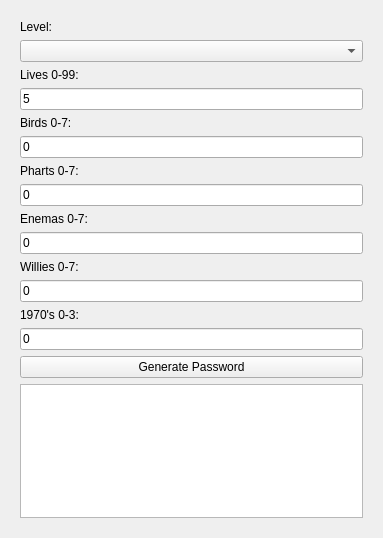
<?xml version="1.0" encoding="UTF-8"?>
<ui version="4.0">
 <class>MainWindow</class>
 <widget class="QMainWindow" name="MainWindow">
  <property name="geometry">
   <rect>
    <x>0</x>
    <y>0</y>
    <width>383</width>
    <height>538</height>
   </rect>
  </property>
  <property name="windowTitle">
   <string>SkullCrack</string>
  </property>
  <widget class="QWidget" name="centralwidget">
   <layout class="QGridLayout" name="gridLayout">
    <property name="leftMargin">
     <number>20</number>
    </property>
    <property name="topMargin">
     <number>20</number>
    </property>
    <property name="rightMargin">
     <number>20</number>
    </property>
    <property name="bottomMargin">
     <number>20</number>
    </property>
    <item row="10" column="0">
     <widget class="QLabel" name="label_6">
      <property name="text">
       <string>Willies 0-7:</string>
      </property>
     </widget>
    </item>
    <item row="6" column="0">
     <widget class="QLabel" name="label_4">
      <property name="text">
       <string>Pharts 0-7:</string>
      </property>
     </widget>
    </item>
    <item row="1" column="0">
     <widget class="QComboBox" name="levelComboBox"/>
    </item>
    <item row="12" column="0">
     <widget class="QLabel" name="label_7">
      <property name="text">
       <string>1970's 0-3:</string>
      </property>
     </widget>
    </item>
    <item row="2" column="0">
     <widget class="QLabel" name="label_2">
      <property name="text">
       <string>Lives 0-99:</string>
      </property>
     </widget>
    </item>
    <item row="0" column="0">
     <widget class="QLabel" name="label">
      <property name="text">
       <string>Level:</string>
      </property>
     </widget>
    </item>
    <item row="15" column="0">
     <widget class="QPlainTextEdit" name="outputEdit"/>
    </item>
    <item row="4" column="0">
     <widget class="QLabel" name="label_3">
      <property name="text">
       <string>Birds 0-7:</string>
      </property>
     </widget>
    </item>
    <item row="8" column="0">
     <widget class="QLabel" name="label_5">
      <property name="text">
       <string>Enemas 0-7:</string>
      </property>
     </widget>
    </item>
    <item row="13" column="0">
     <widget class="QLineEdit" name="_1970sEdit">
      <property name="text">
       <string>0</string>
      </property>
     </widget>
    </item>
    <item row="7" column="0">
     <widget class="QLineEdit" name="phartsEdit">
      <property name="text">
       <string>0</string>
      </property>
     </widget>
    </item>
    <item row="14" column="0">
     <widget class="QPushButton" name="generateButton">
      <property name="text">
       <string>Generate Password</string>
      </property>
     </widget>
    </item>
    <item row="9" column="0">
     <widget class="QLineEdit" name="enemasEdit">
      <property name="text">
       <string>0</string>
      </property>
     </widget>
    </item>
    <item row="5" column="0">
     <widget class="QLineEdit" name="birdsEdit">
      <property name="text">
       <string>0</string>
      </property>
     </widget>
    </item>
    <item row="11" column="0">
     <widget class="QLineEdit" name="williesEdit">
      <property name="text">
       <string>0</string>
      </property>
     </widget>
    </item>
    <item row="3" column="0">
     <widget class="QLineEdit" name="livesEdit">
      <property name="text">
       <string>5</string>
      </property>
     </widget>
    </item>
   </layout>
  </widget>
 </widget>
 <resources/>
 <connections/>
</ui>
